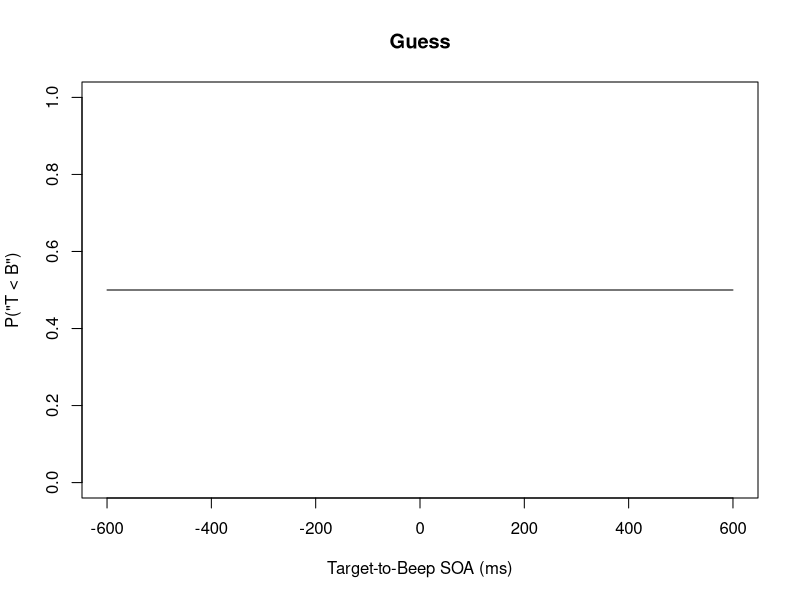
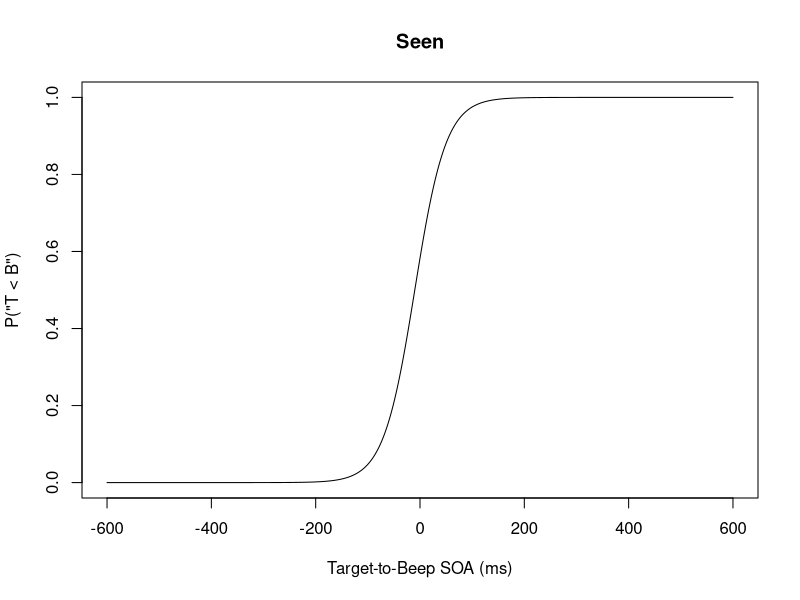
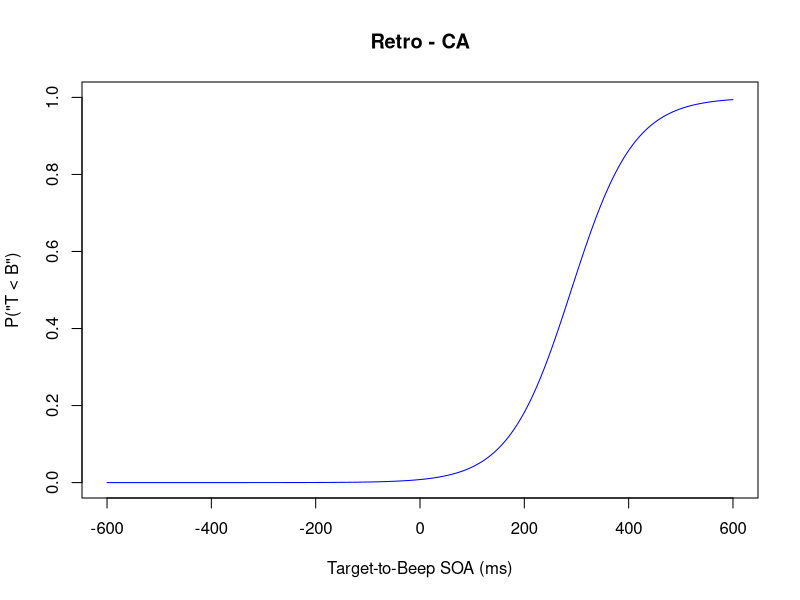
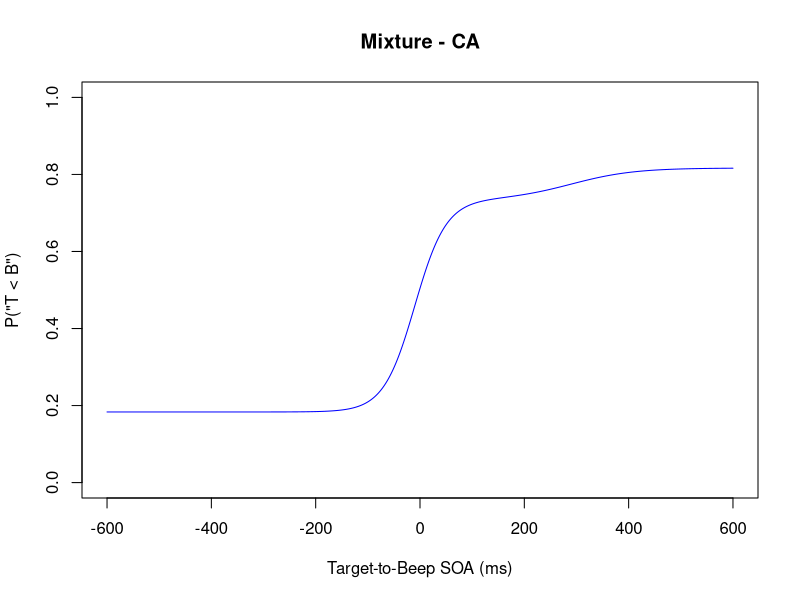
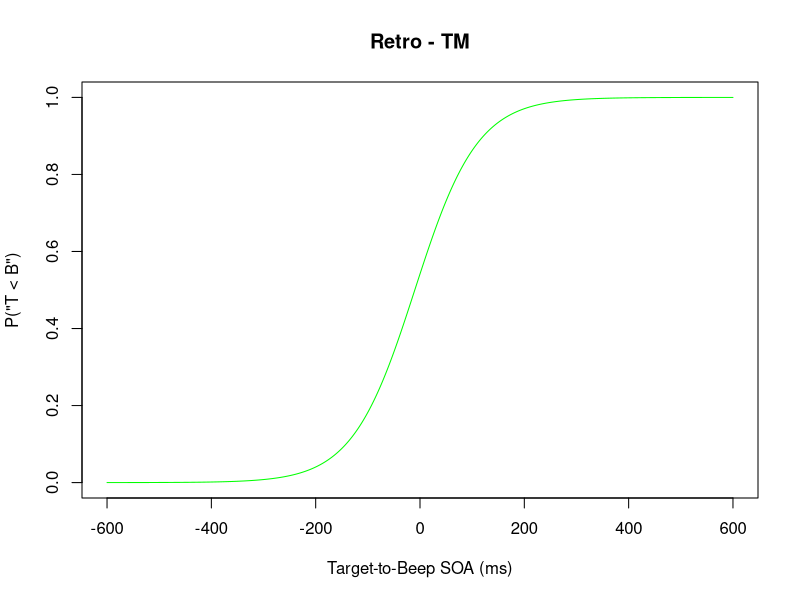
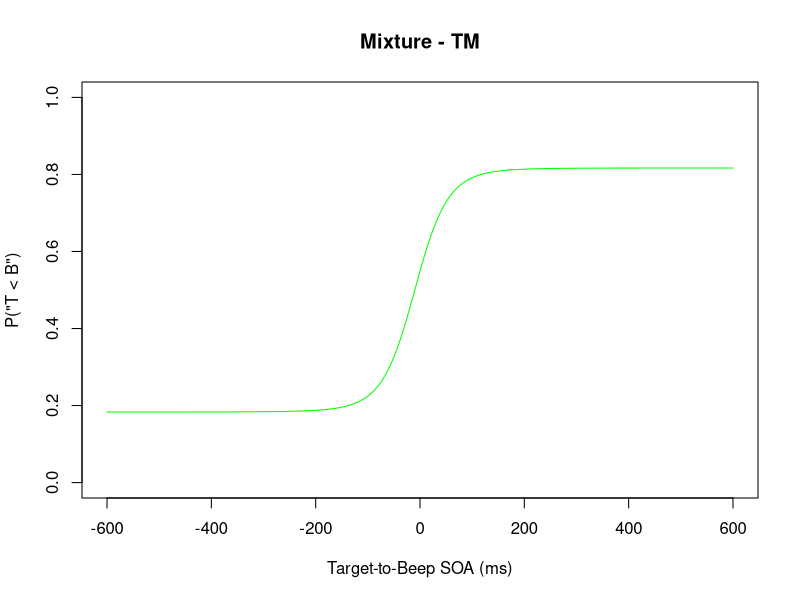
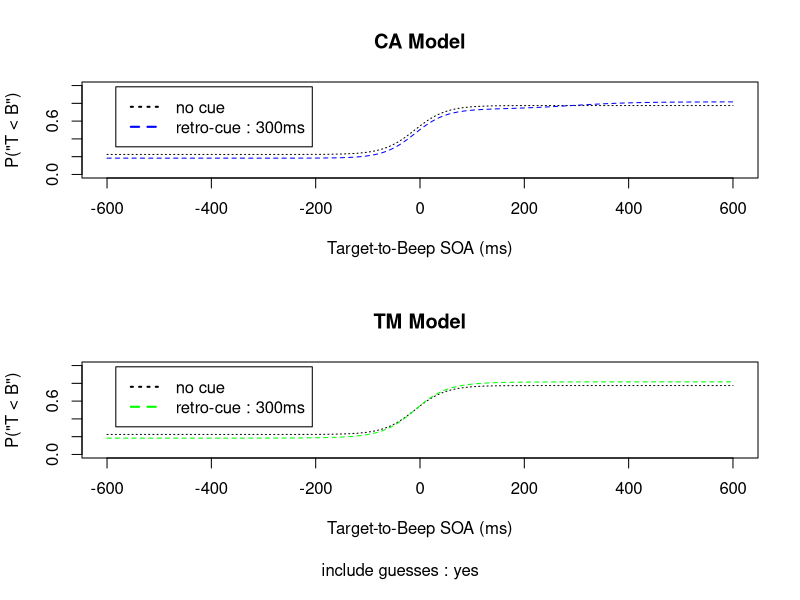
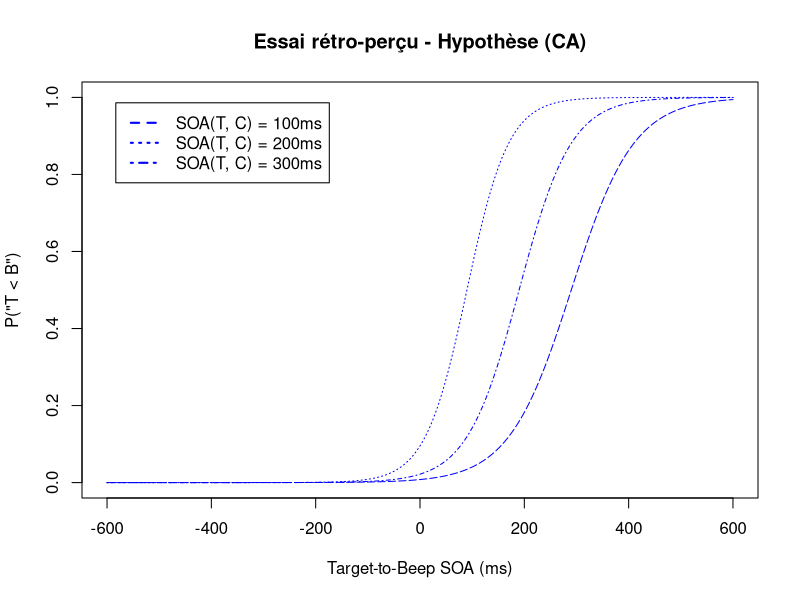

Write R code to recreate these figures, in order.
#### Temporal Order Judgment (TOJ) Model ###

# Chaque essai a 3 issues possibles :
# 1. soit la cible n’a pas été perçue consciemment ;
# 2. soit la cible a été perçue consciemment directement ;
# 3. soit la cible a été perçue consciemment rétrospectivement grâce à la cue.
# Dans la suite, on qualifiera ces 3 types d'essai par 1. "guess", 2. "seen", et 3. "retro"

# Proportions of trials

# baseline probability to see the target in no-cue condition,
# data from Sergent_Thibault_et_al 2016 PLOS
p.seen.nocue <- 0.55

## proportion of "guess" trials, with cue present
p.guess <- function(soa.toCue) {
  # data from Sergent_Thibault_et_al 2016 PLOS
  data.soa.toCue <- c(-100, 100, 400)
  data.p.guess <-  c(0.24, 0.32, 0.39)
  # linear interpolation of data points
  approxfun(data.soa.toCue, data.p.guess, rule=2)(soa.toCue)
}

### proportion of trials, with cue present
p.trials <- function(soa.toCue, include.guesses = TRUE) {
  p.g <- if (include.guesses) p.guess(soa.toCue) else 0
  if (soa.toCue >= 0) {
    p.seen <- p.seen.nocue
    p.retro <- 1 - p.g - p.seen ## defined as the increase in probability to see the target from the baseline
  } else {
    p.seen <- 1 - p.g
    p.retro <- 0 # by definition, retroperception cannot happen when the cue appears before the target
  }
  list(guess = p.g, seen = p.seen, retro = p.retro)
}

### no cue
p.trials.nocue <- function(include.guesses = TRUE) {
  p.g <- if (include.guesses) 1 - p.seen.nocue else 0
  p.s <- 1 - p.g
  list(guess = p.g, seen = p.s)
}

# Psychometric Functions :
# probability of getting response "Target before Beep"
# as a function of the SOA between the Target and the Beep
# in the TOJ task

## PSS (Point of Subjective Simultaneity)

## for "seen" trials
pss.toBeep.seen <- -10 # -10ms from <W Fujisaki, S Shimojo, M Kashino, S Nishida - Nature neuroscience, 2004>

### for "retro" trials
pss.toBeep.retro <- function(soa.toCue = 0, model) {
  if (model == "CA") { # Conscious Access Model: PSS close to cue
    pss.toBeep.seen + soa.toCue
  } else { # Time Marker Model: PSS close to beep
    pss.toBeep.seen # constant
  } 
}

## Slope

### for "seen" trials
### data from <Hanson_et_al 2008 Exp_Brain_Res RecalibrationOfPerceivedTimeAc> estimate of sensitivity to temporal order in the form of just-noticeable difference (JND) (approximately half the offset between the 27 and 73% response levels on the psychometric function)
jnd.toBeep.seen <- 30

### for "retro" trials
jnd.toBeep.retro <- function(soa.toCue = 0, model) {
  jnd.toBeep.seen + soa.toCue / 10 # lower precision due to the degradation of the sensory memory trace over time
}

## Logistic function to fit the psychometric functions to
logistic <- function(x, mu = 0, teta = 1) {
  1 / (1 + exp(-(x - mu) / teta))
}


## Individual Component Functions

### for "guess" trials
p.beforeBeep.guess <- function(soa.toBeep) {
  rep(0.5, length(soa.toBeep)) # assuming no bias
}

### for "seen" trials
p.beforeBeep.seen <- function(soa.toBeep) {
  logistic(soa.toBeep, pss.toBeep.seen, jnd.toBeep.seen)
}

### for "retro" trials
p.beforeBeep.retro <- function(soa.toBeep, soa.toCue = 0, model) {
  pss <- pss.toBeep.retro(soa.toCue, model)
  jnd <- jnd.toBeep.retro(soa.toCue, model)
  logistic(soa.toBeep, pss, jnd)
}

## Mixture Functions

### with cue present
p.beforeBeep.mixture <- function(soa.toBeep, soa.toCue = 0, model, include.guesses = TRUE) {
  proportions <- p.trials(soa.toCue, include.guesses)
  proportions$retro * p.beforeBeep.retro(soa.toBeep, soa.toCue, model) +
  proportions$seen * p.beforeBeep.seen(soa.toBeep) +
  proportions$guess * p.beforeBeep.guess(soa.toBeep)
}

### no cue
p.beforeBeep.mixture.nocue <- function(soa.toBeep, include.guesses = TRUE) {
  proportions <- p.trials.nocue(include.guesses)
  proportions$guess * p.beforeBeep.guess(soa.toBeep) +
  proportions$seen * p.beforeBeep.seen(soa.toBeep)
}

# Plots

data.soa.toCue <- 300
data.soa.toBeep <- seq(-600, 600, by=1)
#include.guesses <- FALSE
include.guesses <- TRUE
models <- list(list(name="CA", color="blue"), list(name="TM", color="green"))

## Individual psychometric functions
plot.function <- function(p.function, color, title) {
  quartz()
  plot(data.soa.toBeep, p.function(data.soa.toBeep),
       type="l",
       xlab="Target-to-Beep SOA (ms)", ylab="P(\"T < B\")",
       ylim=c(0,1),
       col=color,
       main=title)
}

plot.function(p.beforeBeep.guess, "black", "Guess")
plot.function(p.beforeBeep.seen, "black", "Seen")
for (model in models) {
  p.function.retro <- function(soa.toBeep) {
    p.beforeBeep.retro(soa.toBeep, data.soa.toCue, model$name)
  }
  p.function.mixture <- function(soa.toBeep) {
    p.beforeBeep.mixture(data.soa.toBeep, data.soa.toCue, model$name, include.guesses)
  }
  plot.function(p.function.retro, model$color, sprintf("Retro - %s", model$name))
  plot.function(p.function.mixture, model$color, sprintf("Mixture - %s", model$name))
}

## Mixture psychometric function : with cue vs no cue
### A : Model CA
### B : Model TM
quartz()
par(mfrow=c(2, 1))
par(oma=c(2, 0, 0, 0))
plot.mixtures <- function(model, color) {
  plot(data.soa.toBeep, p.beforeBeep.mixture.nocue(data.soa.toBeep, include.guesses),
       type="l", col="black", lty="dotted",
       xlab="Target-to-Beep SOA (ms)", ylab="P(\"T < B\")",
       ylim=c(0,1),
       main=sprintf("%s Model", model))
  lines(data.soa.toBeep, p.beforeBeep.mixture(data.soa.toBeep, soa.toCue = data.soa.toCue, model, include.guesses),
        col=color, lty="dashed")
  legend("topleft", inset=.05, lwd=2,
         c("no cue", sprintf("retro-cue : %dms", data.soa.toCue)),
         col=c("black", color),
         lty=c("dotted", "dashed"))
}
plot.mixtures("CA", "blue")
plot.mixtures("TM", "green")
mtext(sprintf("include guesses : %s", if (include.guesses) "yes" else "no"), side=1, outer=TRUE)

## Other Figures

quartz()
legend.strings <- c()
soas <- c(100, 200, 300)
for (i in 1:length(soas)) {
  soa <- soas[i]
  legend.strings <- c(legend.strings, sprintf("SOA(T, C) = %dms", soa))
  if (i == 1) {
    plot(data.soa.toBeep, p.beforeBeep.retro(data.soa.toBeep, soa, "CA"),
         type="l",
         xlab="Target-to-Beep SOA (ms)", ylab="P(\"T < B\")",
         ylim=c(0,1),
         col="blue",
         lty=2+i,
         main="Essai rétro-perçu - Hypothèse (CA)")
  } else {
    lines(data.soa.toBeep, p.beforeBeep.retro(data.soa.toBeep, soa, "CA"),
          type="l",
          xlab="Target-to-Beep SOA (ms)", ylab="P(\"T < B\")",
          ylim=c(0,1),
          col="blue",
          lty=2+i)
  }
}
legend("topleft", inset=.05, lwd=2,
       legend.strings,
       col=rep("blue", length(soas)),
       lty=2:(2+length(soas)))

quartz()
legend.strings <- c()
soas <- c(100, 200, 300)
for (i in 1:length(soas)) {
  soa <- soas[i]
  legend.strings <- c(legend.strings, sprintf("SOA(T, C) = %dms", soa))
  if (i == 1) {
    plot(data.soa.toBeep, p.beforeBeep.retro(data.soa.toBeep, soa, "TM"),
         type="l",
         xlab="Target-to-Beep SOA (ms)", ylab="P(\"T < B\")",
         ylim=c(0,1),
         col="green",
         lty=2+i,
         main="Essai rétro-perçu - Hypothèse (TM)")
  } else {
    lines(data.soa.toBeep, p.beforeBeep.retro(data.soa.toBeep, soa, "TM"),
          type="l",
          xlab="Target-to-Beep SOA (ms)", ylab="P(\"T < B\")",
          ylim=c(0,1),
          col="green",
          lty=2+i)
  }
}
legend("topleft", inset=.05, lwd=2,
       legend.strings,
       col=rep("green", length(soas)),
       lty=2:(2+length(soas)))
